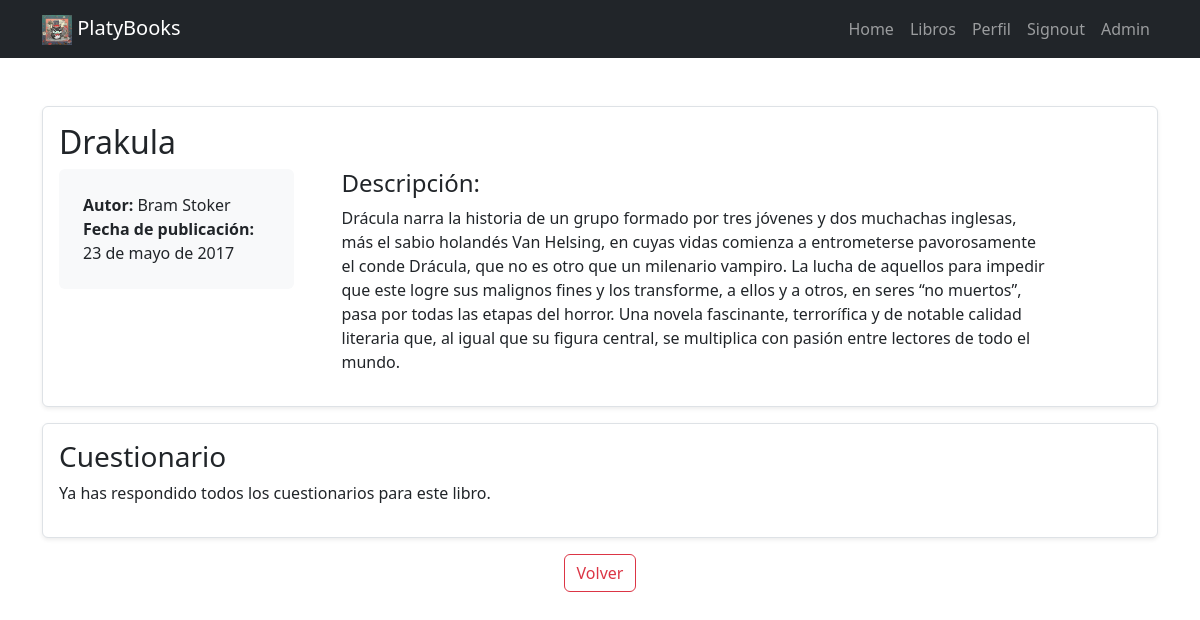
The page /quiz/1/ (signed in) on the database its author committed.
### tasks/models.py (models this page shows, shortened)
class Book(models.Model):
    title = models.CharField(max_length=200)
    author = models.CharField(max_length=100)
    genre = models.ForeignKey(Genre, on_delete=models.CASCADE, related_name="books")
    subgenre = models.ManyToManyField(Subgenre, related_name='books')
    description = models.TextField()
    publication_date = models.DateField()
    def get_subgenres(self):
        return ", ".join([sub.name for sub in self.subgenre.all()])  # Crea una cadena con los nombres de los subgéneros
    get_subgenres.short_description = 'get_subgenres'  # Nombre de la columna en el admin

### tasks/views.py (the view)
# urls.py: path('quiz/<int:book_id>/', views.quiz, name='quiz'),
@login_required
def quiz(request, book_id):
    book = get_object_or_404(Book, id=book_id)
    quizzes = Quiz.objects.filter(book=book)
    answered_correctly = UserQuizResponse.objects.filter(
        user=request.user,
        is_correct=True
    ).values_list('quiz_id', flat=True)
    quizzes_to_answer = quizzes.exclude(id__in=answered_correctly)
    if not quizzes_to_answer.exists():
        return render(request, 'allquizes.html', {
            'book': book,  # Asegúrate de incluir la información del libro
            'quizzes': None  # O explícitamente pasa un valor que indique que no hay cuestionarios
        })
    return render(request, 'allquizes.html', {
        'book': book,
        'quizzes': quizzes_to_answer
    })

### tasks/templates/allquizes.html
{% extends 'base.html' %}
{% block content %}
<main class="container py-5">
    <section class="card card-body border rounded shadow-sm">
        <h2>{{ book.title }}</h2>
        <div class="row g-5">
            <div class="col-md-3">
                <div class="position-sticky" style="top: 2rem;">
                  <div class="p-4 mb-3 bg-body-tertiary rounded">
                    <p class="mb-0"><strong>Autor:</strong> {{ book.author }}</p>
                    <p class="mb-0"><strong>Fecha de publicación:</strong> {{ book.publication_date }}</p>
                  </div>
                </div>
            </div>
            <div class="col-md-8">
                <div class="cold-md-8">
                    <h4>Descripción:</h4>
                    <p>{{ book.description }}</p>
                </div>
            </div>
        </div>
    </section>
    <section class="card card-body border rounded shadow-sm mt-3">
        <h3>Cuestionario</h3>
        {% if quizzes %}
            <ul>
                {% for quiz in quizzes %}
                    <li>
                        <a href="{% url 'quiz_detail' quiz_id=quiz.id %}" class="link-danger link-offset-2 link-underline-opacity-25 link-underline-opacity-100-hover">
                            {{ quiz.question }}
                        </a>
                    </li>
                {% endfor %}
            </ul>
        {% else %}
            <p>Ya has respondido todos los cuestionarios para este libro.</p>
        {% endif %}
    </section>
    <div class="text-center mt-3">
        <a href="/buscar-libros" class="btn btn-outline-danger">
            Volver
        </a>
    </div>
</main>
{% endblock %}

### rows shown on the page
Book: title "Drakula", author "Bram Stoker", publication_date "23 de mayo de 2017", description "Drácula narra la historia de un grupo formado por tres jóvenes y dos muchachas inglesas, más el sabio holandés Van Helsing, en cuyas vidas comienza a entrometerse pavorosamente el conde Drácula, que no es otro que un milenario vampiro. La lucha de aquellos para impedir que este logre sus malignos fines y los transforme, a ellos y a otros, en seres “no muertos”, pasa por todas las etapas del horror. Una novela fascinante, terrorífica y de notable calidad literaria que, al igual que su figura central, se multiplica con pasión entre lectores de todo el mundo."
